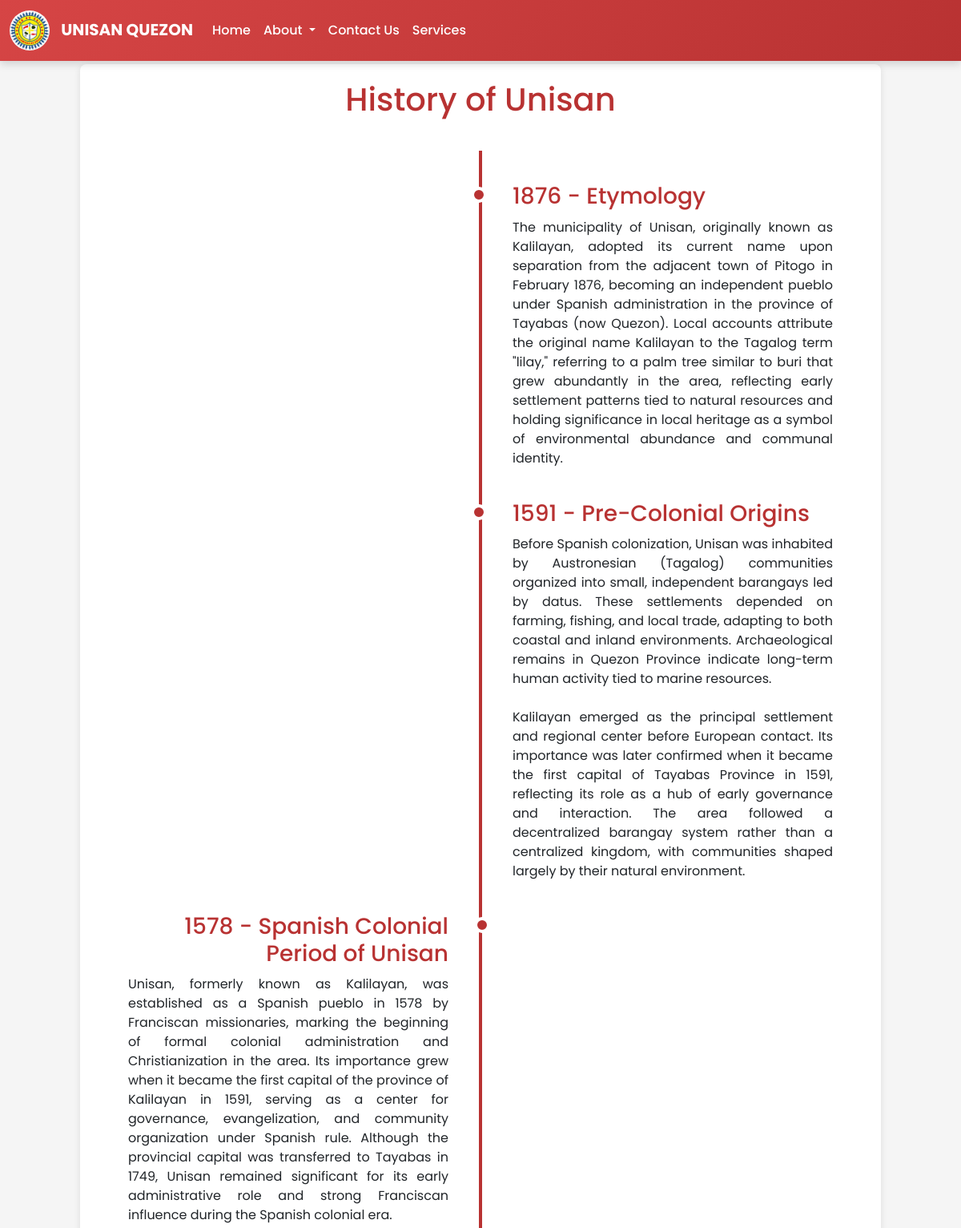
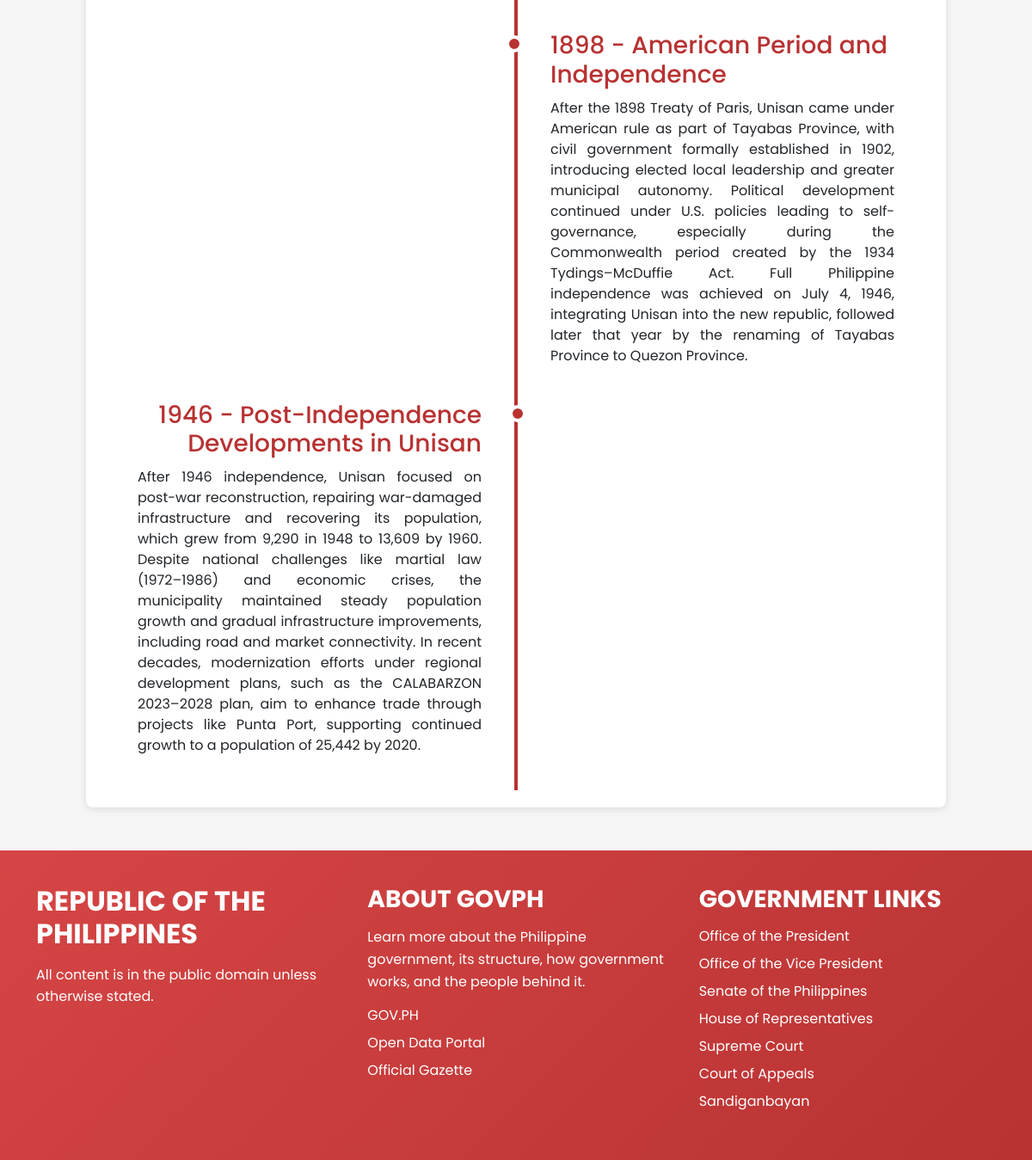
The page /history.php on the database its author committed (2 pictures, top to bottom).
### tables this page shows
CREATE TABLE `history_events` (
  `id` int(11) NOT NULL,
  `title` varchar(200) NOT NULL,
  `year` int(11) DEFAULT NULL,
  `description` text DEFAULT NULL,
  `display_order` int(11) DEFAULT 0,
  `position` varchar(10) NOT NULL DEFAULT 'left',
  `image` varchar(255) DEFAULT NULL,
  `image_path` varchar(255) DEFAULT NULL,
  `created_at` timestamp NOT NULL DEFAULT current_timestamp()
);

### history.php (the view, shortened to what this page needs)
<?php
include 'g-6.php';
$events_query = "SELECT * FROM history_events ORDER BY display_order ASC";
$events_result = mysqli_query($conn, $events_query);
?>
<!DOCTYPE html>
<html lang="en">
<head>
<link href="https://cdn.jsdelivr.net/npm/bootstrap@5.3.0/dist/css/bootstrap.min.css" rel="stylesheet">
</head>
<body>
<?php include 'header.php'; ?>
<main>
    <h1>History of Unisan</h1>
    <div class="timeline">
        <?php if(mysqli_num_rows($events_result) > 0): ?>
            <?php while($event = mysqli_fetch_assoc($events_result)): ?>
                <div class="timeline-event <?php echo $event['position'] == 'left' ? 'timeline-event-left' : 'timeline-event-right'; ?>">
                    <h3><?php echo htmlspecialchars($event['year']) . ' - ' . htmlspecialchars($event['title']); ?></h3>
                    <p><?php echo nl2br(htmlspecialchars($event['description'])); ?></p>
                </div>
            <?php endwhile; ?>
        <?php else: ?>
            <p class="text-center text-muted">No history events available yet.</p>
        <?php endif; ?>
    </div>
</main>
<?php include 'footer.php'; ?>
</body>
</html>

### history.php (style rules this page uses)
body { font-family: 'Poppins', sans-serif; background-color: #f5f5f5; padding-top: 80px; }
main { max-width: 1000px; margin: 0 auto 50px auto; padding: 20px; background-color: #fff; border-radius: 8px; box-shadow: 0 2px 8px rgba(0, 0, 0, 0.1); }
h1 { text-align: center; margin-bottom: 40px; color: #b83232; }
.timeline { position: relative; padding: 20px 0; }
.timeline::before { content: ''; position: absolute; left: 50%; top: 0; transform: translateX(-50%); width: 4px; height: 100%; background-color: #b83232; }
.timeline-event { position: relative; width: 50%; padding: 20px 40px; box-sizing: border-box; }
.timeline-event-left { left: 0; text-align: right; }
.timeline-event-right { left: 50%; }
.timeline-event::before { content: ''; position: absolute; top: 25px; width: 20px; height: 20px; border-radius: 50%; background-color: #b83232; border: 4px solid #fff; z-index: 1; }
.timeline-event-left::before { right: -12px; }
.timeline-event-right::before { left: -12px; }
.timeline-event h3 { margin-bottom: 10px; color: #b83232; }
.timeline-event p { margin: 0; text-align: justify; }

### header.php (style rules this page uses)
body { padding-top: 80px; }

### rows shown on the page
history_events: year "1876", title "Etymology", description "The municipality of Unisan, originally known as Kalilayan, adopted its current name upon separation from the adjacent town of Pitogo in February 1876, becoming an independent pueblo under Spanish administration in the province of Tayabas (now Quezon). Local accounts attribute the original name Kalilayan to the Tagalog term \"lilay,\" referring to a palm tree similar to buri that grew abundantly in the area, reflecting early settlement patterns tied to natural resources and holding significance in local heritage as a symbol of environmental abundance and communal identity."
history_events: year "1591", title "Pre-Colonial Origins", description "Before Spanish colonization, Unisan was inhabited by Austronesian (Tagalog) communities organized into small, independent barangays led by datus. These settlements depended on farming, fishing, and local trade, adapting to both coastal and inland environments. Archaeological remains in Quezon Province indicate long-term human activity tied to marine resources. Kalilayan emerged as the principal settlement and regional center before European contact. Its importance was later confirmed when it became the first capital of Tayabas Province in 1591, reflecting its role as a hub of early governance and interaction. The area followed a decentralized barangay system rather than a centralized…"
history_events: year "1578", title "Spanish Colonial Period of Unisan", description "Unisan, formerly known as Kalilayan, was established as a Spanish pueblo in 1578 by Franciscan missionaries, marking the beginning of formal colonial administration and Christianization in the area. Its importance grew when it became the first capital of the province of Kalilayan in 1591, serving as a center for governance, evangelization, and community organization under Spanish rule. Although the provincial capital was transferred to Tayabas in 1749, Unisan remained significant for its early administrative role and strong Franciscan influence during the Spanish colonial era."
history_events: year "1898", title "American Period and Independence", description "After the 1898 Treaty of Paris, Unisan came under American rule as part of Tayabas Province, with civil government formally established in 1902, introducing elected local leadership and greater municipal autonomy. Political development continued under U.S. policies leading to self-governance, especially during the Commonwealth period created by the 1934 Tydings–McDuffie Act. Full Philippine independence was achieved on July 4, 1946, integrating Unisan into the new republic, followed later that year by the renaming of Tayabas Province to Quezon Province."
history_events: year "1946", title "Post-Independence Developments in Unisan", description "After 1946 independence, Unisan focused on post-war reconstruction, repairing war-damaged infrastructure and recovering its population, which grew from 9,290 in 1948 to 13,609 by 1960. Despite national challenges like martial law (1972–1986) and economic crises, the municipality maintained steady population growth and gradual infrastructure improvements, including road and market connectivity. In recent decades, modernization efforts under regional development plans, such as the CALABARZON 2023–2028 plan, aim to enhance trade through projects like Punta Port, supporting continued growth to a population of 25,442 by 2020."
